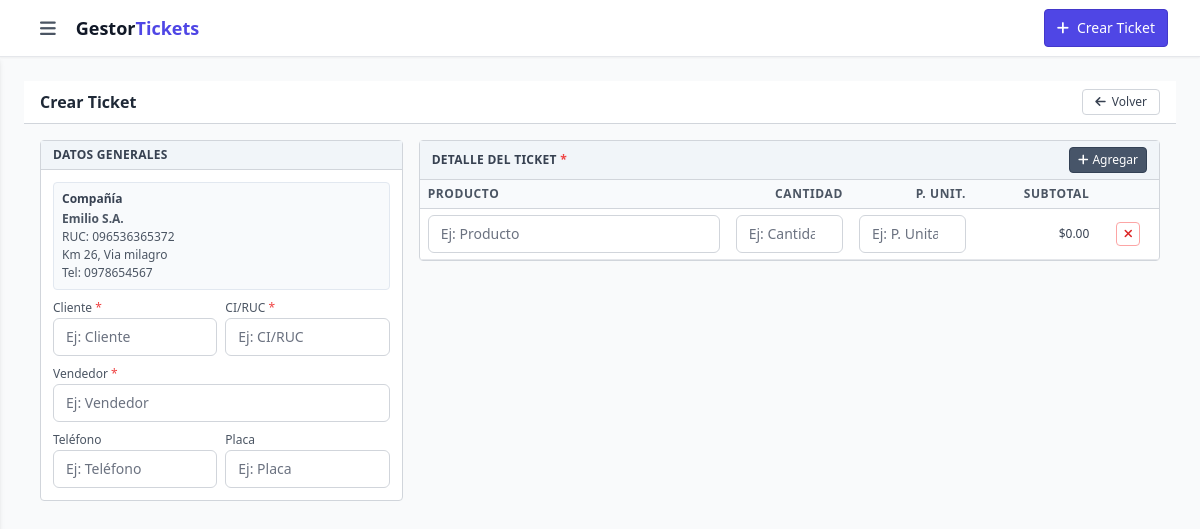
/ticket/crear/, run on the app's committed database.
### apps/company/models.py (models this page shows, shortened)
class Company(models.Model):
    name = models.CharField(max_length=255, verbose_name="Nombre de la Compañía")
    ruc = models.CharField(max_length=20, unique=True, verbose_name="RUC")
    phone = models.CharField(max_length=20, verbose_name="Teléfono")
    sri_access_key = models.CharField(max_length=255, verbose_name="Clave de Acceso SRI")
    address = models.TextField(verbose_name="Dirección")  # Para usar automáticamente en tickets
    iva_percentage = models.DecimalField(max_digits=5, decimal_places=2, default=12.00, verbose_name="Porcentaje de IVA")  # Ej: 12.00 para 12%
    class Meta:
        verbose_name = "Compañía"
        verbose_name_plural = "Compañías"

### apps/ticket/view/ticket_view.py (the view, shortened to what this page needs)
# urls.py: path('crear/', TicketCreateView.as_view(), name='ticket_create'),
class TicketCreateView(CreateView):
    model = Ticket
    form_class = TicketForm
    template_name = 'ticket/ticket_form.html'
    success_url = reverse_lazy('ticket:ticket_list')
    def get_context_data(self, **kwargs):
        context = super().get_context_data(**kwargs)
        TicketDetailFormSet = modelformset_factory(
            TicketDetail,
            form=TicketDetailForm,
            extra=1,  # Una fila extra para agregar
            can_delete=True,  # Permitir eliminar
        )
        if self.request.POST:
            context['detail_formset'] = TicketDetailFormSet(
                self.request.POST,
                queryset=TicketDetail.objects.none()
            )
        else:
            context['detail_formset'] = TicketDetailFormSet(
                queryset=TicketDetail.objects.none()
            )
        context['is_edit'] = False
        from apps.company.models import Company
        company = Company.objects.first()
        if company:
            context['default_company'] = company
            context['iva_percentage'] = company.iva_percentage
        return context

### apps/ticket/forms.py (shortened to what this page needs)
class TicketForm(BaseModelForm):
    class Meta:
        model = Ticket
        fields = ['seller', 'client', 'ci_ruc', 'phone', 'plate']  # Excluye date, total, iva_percentage, company
        widgets = {
            'ci_ruc': forms.TextInput(attrs={'maxlength': '20'}),
            'phone': forms.TextInput(attrs={'maxlength': '20'}),
            'plate': forms.TextInput(attrs={'maxlength': '20'}),
        }
    def __init__(self, *args, **kwargs):
        super().__init__(*args, **kwargs)
        if self.instance and self.instance.pk:
            if 'company' in self.fields:
                self.fields['company'].disabled = True  # No cambiar compañía en edición

### apps/core/forms/base_form.py (called while the page is built)
    def get_input_classes(self):
        return (
            f'w-full {self.INPUT_SIZE_CLASSES} border border-gray-300 rounded-md '
            'bg-white text-gray-900 placeholder-gray-500 '
            'focus:outline-none focus:ring-2 focus:ring-indigo-500 focus:border-indigo-500 '
            'transition duration-150 ease-in-out'
        )

    @property
    def INPUT_CLASSES(self):
        return self.get_input_classes()

### templates/ticket/ticket_form.html (shortened to what this page needs)
{% extends 'layouts/base.html' %}
{% load static %}
{% block content %}
<div class="h-screen flex flex-col bg-gray-50">
    <div class="bg-white border-b border-gray-300 px-4 py-2 flex items-center justify-between">
        <div class="flex items-center gap-3">
            <h1 class="text-base font-semibold text-gray-800">
                {% if is_edit %}Editar Ticket{% else %}Crear Ticket{% endif %}
            </h1>
        </div>
        <a href="{% url 'ticket:ticket_list' %}" class="inline-flex items-center px-3 py-1 text-xs font-medium text-gray-700 bg-white border border-gray-300 rounded hover:bg-gray-50">
            <i class="fas fa-arrow-left mr-1.5 text-xs"></i>Volver
        </a>
    </div>
    <form method="post" id="ticket-form" class="flex-1 overflow-hidden flex flex-col">
        <div class="flex-1 grid grid-cols-12 gap-4 p-4 overflow-auto">
            <div class="col-span-4 bg-white border border-gray-300 rounded h-fit">
                <div class="bg-slate-100 border-b border-gray-300 px-3 py-1.5">
                    <h3 class="text-xs font-semibold text-gray-700 uppercase tracking-wide">Datos Generales</h3>
                </div>
                <div class="p-3 space-y-2.5">
                    <div class="bg-slate-50 border border-slate-200 rounded p-2">
                        <h4 class="text-xs font-semibold text-gray-700 mb-1">Compañía</h4>
                        <div class="text-xs text-gray-600 space-y-0.5">
                            <div><strong>{{ default_company.name }}</strong></div>
                            <div>RUC: {{ default_company.ruc }}</div>
                            <div>{{ default_company.address }}</div>
                            <div>Tel: {{ default_company.phone }}</div>
                        </div>
                    </div>
                    <div class="grid grid-cols-2 gap-2">
                        <div>
                            <label for="{{ form.client.id_for_label }}" class="block text-xs font-medium text-gray-600 mb-0.5">
                                Cliente <span class="text-red-500">*</span>
                            </label>
                            {{ form.client }}
                        </div>
                        <div>
                            <label for="{{ form.ci_ruc.id_for_label }}" class="block text-xs font-medium text-gray-600 mb-0.5">
                                CI/RUC <span class="text-red-500">*</span>
                            </label>
                            {{ form.ci_ruc }}
                        </div>
                    </div>
                    <div>
                        <label for="{{ form.seller.id_for_label }}" class="block text-xs font-medium text-gray-600 mb-0.5">
                            Vendedor <span class="text-red-500">*</span>
                        </label>
                        {{ form.seller }}
                    </div>
                    <div class="grid grid-cols-2 gap-2">
                        <div>
                            <label for="{{ form.phone.id_for_label }}" class="block text-xs font-medium text-gray-600 mb-0.5">
                                Teléfono
                            </label>
                            {{ form.phone }}
                        </div>
                        <div>
                            <label for="{{ form.plate.id_for_label }}" class="block text-xs font-medium text-gray-600 mb-0.5">
                                Placa
                            </label>
                            {{ form.plate }}
                        </div>
                    </div>
                </div>
            </div>
            <div class="col-span-8 bg-white border border-gray-300 rounded flex flex-col h-fit">
                <div class="bg-slate-100 border-b border-gray-300 px-3 py-1.5 flex items-center justify-between">
                    <h3 class="text-xs font-semibold text-gray-700 uppercase tracking-wide">
                        Detalle del Ticket <span class="text-red-500">*</span>
                    </h3>
                    <button type="button" id="add-detail" class="inline-flex items-center px-2 py-1 text-xs font-medium text-white bg-slate-600 border border-slate-700 rounded hover:bg-slate-700">
                        <i class="fas fa-plus text-xs mr-1"></i>Agregar
                    </button>
                </div>
                <div id="detail-formset" class="flex-1 overflow-auto">
                    <table class="w-full text-xs">
                        <thead class="bg-slate-50 border-b border-gray-300 sticky top-0">
                            <tr>
                                <th class="px-2 py-1.5 text-left text-xs font-semibold text-gray-600 uppercase tracking-wider w-5/12">Producto</th>
                                <th class="px-2 py-1.5 text-right text-xs font-semibold text-gray-600 uppercase tracking-wider w-2/12">Cantidad</th>
                                <th class="px-2 py-1.5 text-right text-xs font-semibold text-gray-600 uppercase tracking-wider w-2/12">P. Unit.</th>
                                <th class="px-2 py-1.5 text-right text-xs font-semibold text-gray-600 uppercase tracking-wider w-2/12">Subtotal</th>
                                <th class="px-2 py-1.5 text-center text-xs font-semibold text-gray-600 uppercase tracking-wider w-1/12"></th>
                            </tr>
                        </thead>
                        <tbody id="detail-forms">
                            {% for form in detail_formset %}
                                <tr class="detail-form border-b border-gray-200 hover:bg-gray-50" data-form-index="{{ forloop.counter0 }}">
                                    <td class="px-2 py-1.5">
                                        {{ form.product }}
                                    </td>
                                    <td class="px-2 py-1.5">
                                        {{ form.quantity }}
                                    </td>
                                    <td class="px-2 py-1.5">
                                        {{ form.unit_price }}
                                    </td>
                                    <td class="px-2 py-1.5 text-right">
                                        <span class="text-xs font-medium text-gray-700 row-subtotal">$0.00</span>
                                    </td>
                                    <td class="px-2 py-1.5 text-center">
                                        <button type="button" class="remove-detail inline-flex items-center justify-center w-6 h-6 text-red-600 hover:bg-red-50 rounded border border-red-300 hover:border-red-400">
                                            <i class="fas fa-times text-xs"></i>
                                        </button>
                                    </td>
                                </tr>
                            {% endfor %}
                        </tbody>
                    </table>
                </div>
            </div>
        </div>
    </form>
</div>
{% endblock %}

### static/css/base.css (style rules this page uses)
.min-h-screen { min-height: 100vh; }
button, a, select, input { transition: all 0.2s ease; }

### data on the page
Company: name "Emilio S.A.", ruc "096536365372", address "Km 26, Via milagro", phone "0978654567"
